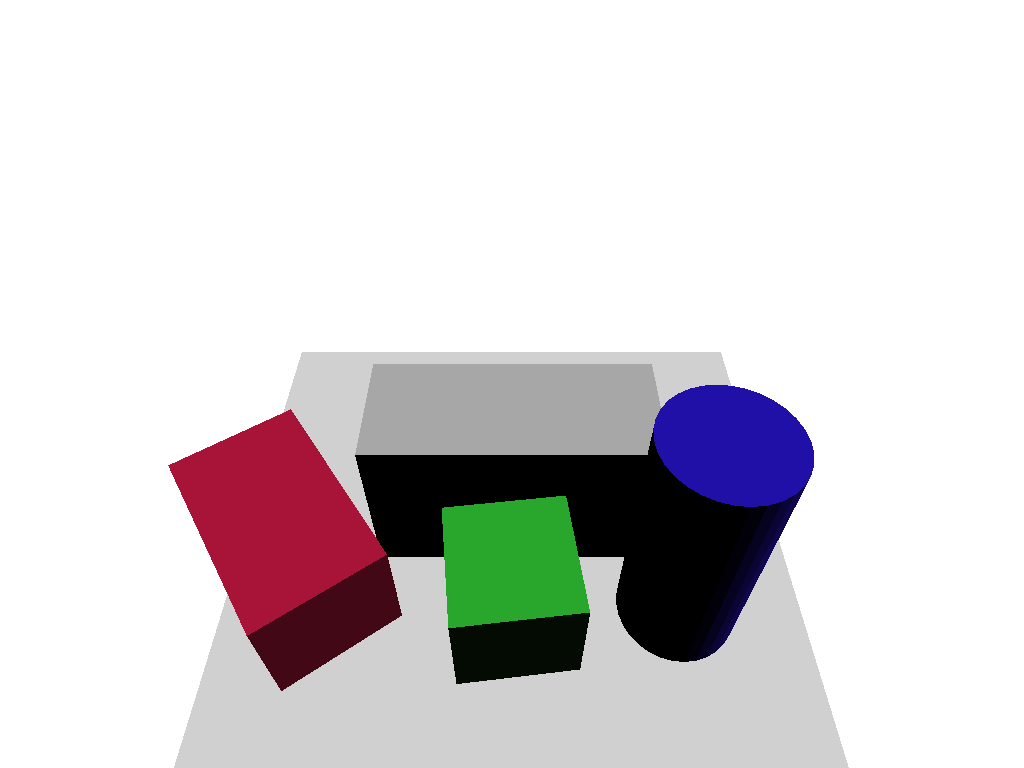
//> input picture src/grasp_planner/data/cap_00000_c.png, 1024 x 768 px
$ ./test_box_detector ../../grasp_planner/data/cap_00000_c.png ../../grasp_planner/data/cap_00000_d.png ../../grasp_planner/data/cap_00000_d.png   (built with g++ and OpenCV 4)
//> lines starting //> are read from the running program, lines starting //| are printed output that depends on the picture
### src/grasp_box/src/box_detector.hpp
#pragma once

#include <opencv2/opencv.hpp>
#include <Eigen/Geometry>

#include <unordered_map>

struct Box
{
    Eigen::Vector3f center_, sz_;
    float theta_;
};

struct Camera
{
    Eigen::Matrix4f tr_;
    float fx_, fy_, cx_, cy_;
};

using PointCloud = std::vector<Eigen::Vector3f> ;

struct BoxCluster {
    std::vector<Eigen::Vector3f> coords_ ;
    float z_ ;
    Eigen::Vector3f center_ ;
    Eigen::Vector3f sz_ ;
    float theta_ ;
};

class BoxDetector
{
public:
    struct Parameters {
        float minz_ = -0.05;        // support surface z value
        float nrm_radius_ = 0.02;   // radius of support neighborhood for normal vector computation
        float min_cluster_sz_ = 0.05;   // detection of small clusters (percent of all points)
        float depth_thresh_ = 0.01; // distance from average z of top surface
        float nrm_sampling_prob_ = 0.05 ; // probability of computing normal for each point in the cloud
        float up_facing_thresh_ = 0.1 ; // dot product between normal and z vector threshold
    };

    BoxDetector() = default ;
    BoxDetector(const Parameters &params) : params_(params) {}

    std::vector<Box> detect(const Camera &cam, const cv::Mat &depth, const cv::Mat &mask, const cv::Mat &seg_mask);

protected:
    Parameters params_;

};

### src/grasp_box/src/box_detector.cpp
#include "box_detector.hpp"

#include <cvx/geometry/kdtree.hpp>
#include <cvx/math/rng.hpp>
#include <fstream>

using namespace std;
using namespace Eigen;
using namespace cvx;

using LabelList = std::vector<uint>;
using ColorMap = std::vector<cv::Vec3b>;

static RNG g_rng;

std::tuple<PointCloud, LabelList, ColorMap>
depthToPointCloud(const cv::Mat &depth, const cv::Mat &mask, const cv::Mat &seg, const Camera &cam, uint sample_step = 1)
{
    float center_x = cam.cx_;
    float center_y = cam.cy_;

    const double unit_scaling = 0.001;

    float constant_x = unit_scaling / cam.fx_;
    float constant_y = unit_scaling / cam.fy_;

    cv::Mat_<ushort> depthx(depth);
    cv::Mat_<uchar> maskx(mask);
    cv::Mat_<cv::Vec3b> segx(seg);

    std::unordered_map<uint, uint> clr_map;

    PointCloud coords;
    LabelList labels;
    ColorMap colors;

    uint n_labels = 0;

    for (int i = 0; i < depth.rows; i += sample_step)
    {
        for (int j = 0; j < depth.cols; j += sample_step)
        {
            ushort val = depthx[i][j];

            if (val == 0 || maskx[i][j] == 0)
                continue;

            Vector4f p((j - center_x) * val * constant_x,
                       (i - center_y) * val * constant_y,
                       val * unit_scaling, 1.f);
            Vector3f pt = (cam.tr_ * p).head(3);

            cv::Vec3b clr = segx[i][j];
            uint b = clr[0], g = clr[1], r = clr[2];

            uint hash = (r << 16) + (g << 8) + b, label;

            auto it = clr_map.find(hash);
            if (it == clr_map.end())
            {
                clr_map.emplace(hash, n_labels);
                label = n_labels++;
            }
            else
            {
                label = it->second;
            }

            coords.push_back(pt);
            labels.push_back(label);
            colors.push_back(clr);
        }
    }

    return {coords, labels, colors};
}

// [9 lines left out: function saveCloudToOBJ, not called in this run]

constexpr float inf = std::numeric_limits<float>::infinity();
static inline bool is_valid(const Vector3f &n) { return std::isfinite(n.x()); }
static inline void set_invalid(Vector3f &v) { v.x() = inf; }

// [114 lines left out: functions computeNormals, flipNormalsTowardsViewpoint, writeCloudToPLY, not called in this run]

struct Mesh
{
    std::vector<Vector3f> vertices_, normals_;
    std::vector<uint> vtx_indices_, normal_indices_;
};

// [184 lines left out: functions createMeshFromBox, saveMeshOBJ, keepUpFacingNormals, findBoxClusters, saveBoxes, not called in this run]
std::vector<Box> BoxDetector::detect(const Camera &cam, const cv::Mat &depth, const cv::Mat &mask, const cv::Mat &seg_mask)
{
    auto [pcl, labels, colors] = depthToPointCloud(depth, mask, seg_mask, cam, 2);

#ifdef DEBUG
    writeCloudToPLY("cloud.ply", pcl, colors);
#endif

    KDTree3 search(pcl);
    auto normals = computeNormals(pcl, labels, search, params_.nrm_radius_, params_.nrm_sampling_prob_);

    Vector3f vp = (cam.tr_.inverse() * Vector4f{0, 0, 0, 1}).head(3);

    flipNormalsTowardsViewpoint(pcl, normals, vp);

    keepUpFacingNormals(normals, params_.up_facing_thresh_);

    std::map<uint, BoxCluster> clusters;

    auto boxes = findBoxClusters(pcl, normals, labels, clusters, params_.min_cluster_sz_ * pcl.size(), params_.depth_thresh_);

#ifdef DEBUG
    saveBoxes("boxes.obj", boxes);
#endif

    return boxes ;
}

### src/grasp_box/src/test_box_detector.cpp
#include "box_detector.hpp"

int main(int argc, char *argv[])
{
    Camera cam;
    cam.cx_ = 648;
    cam.cy_ = 369;
    cam.fx_ = 911;
    cam.fy_ = 910;

    cam.tr_ << 0.0654116, -0.743699, 0.665306, -0.0302594,
        -0.997056, -0.0754376, 0.0137022, 0.0385303,
        0.0399988, -0.664244, -0.746445, 1.0363,
        0, 0, 0, 1;

    auto depth = cv::imread(argv[1], -1);
//> depth is the input picture: 768 rows x 1024 cols, CV_8UC3; mean B, G, R 214.6, 212.7, 216.2
    auto seg_mask = cv::imread(argv[2]);
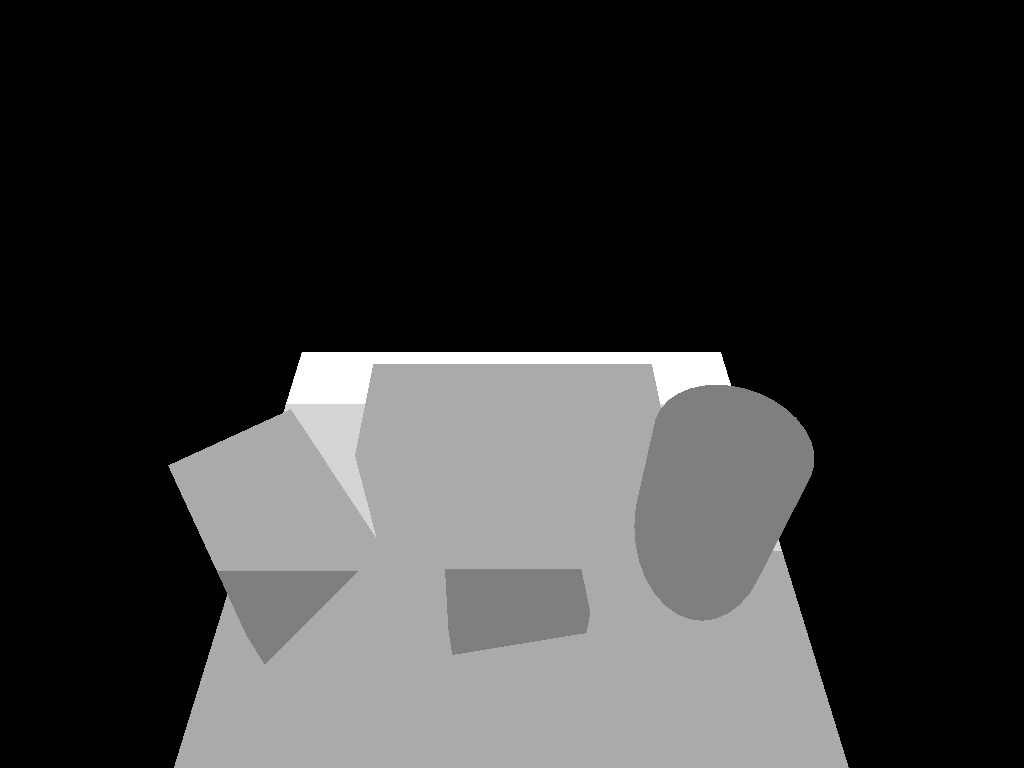
//> input picture src/grasp_planner/data/cap_00000_d.png, 1024 x 768 px
//> seg_mask is the input picture: 768 rows x 1024 cols, CV_8UC3; min 0, max 6, mean 1.2
    auto mask = cv::imread(argv[3], -1);
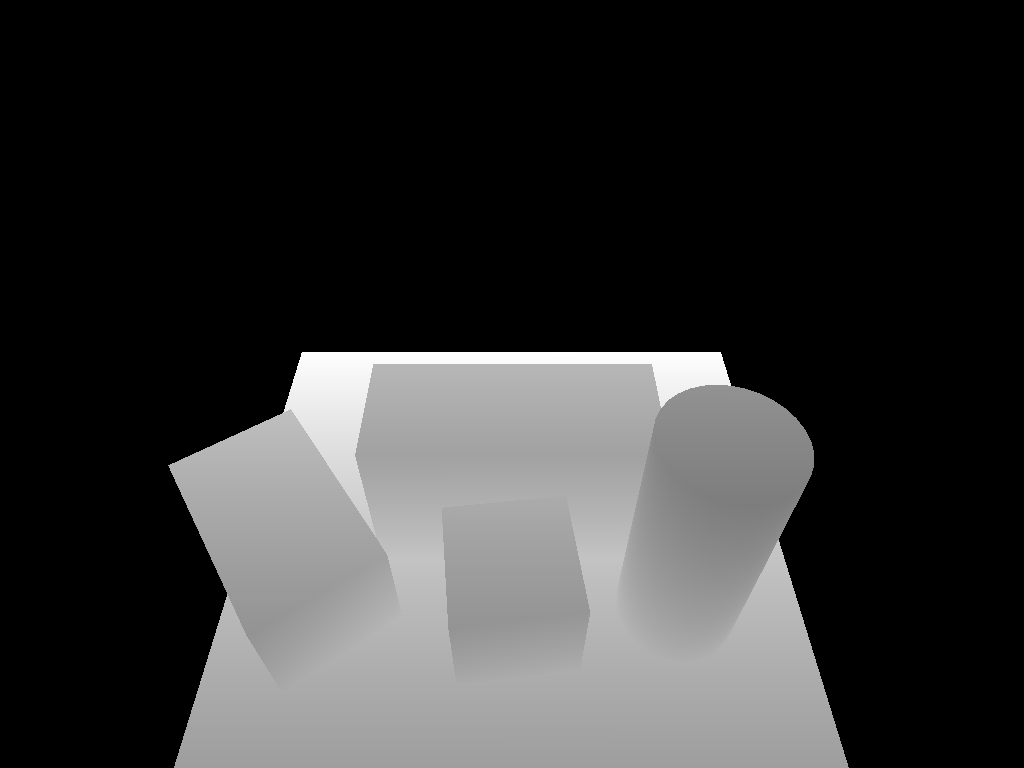
//> mask: 768 rows x 1024 cols, CV_16UC1; min 0, max 1653, mean 338.7; drawn with min black and max white

    BoxDetector detector ;

    auto boxes = detector.detect(cam, depth, mask, seg_mask);
//> in depthToPointCloud, `float center_x = cam.cx_;`: center_x = 648
//> in depthToPointCloud, `float center_y = cam.cy_;`: center_y = 369
//> in depthToPointCloud, `float constant_x = unit_scaling / cam.fx_;`: constant_x = 1.1e-06
//> (the run ends here: the program stops with an error, at `cv::Mat_<ushort> depthx(depth);`)
